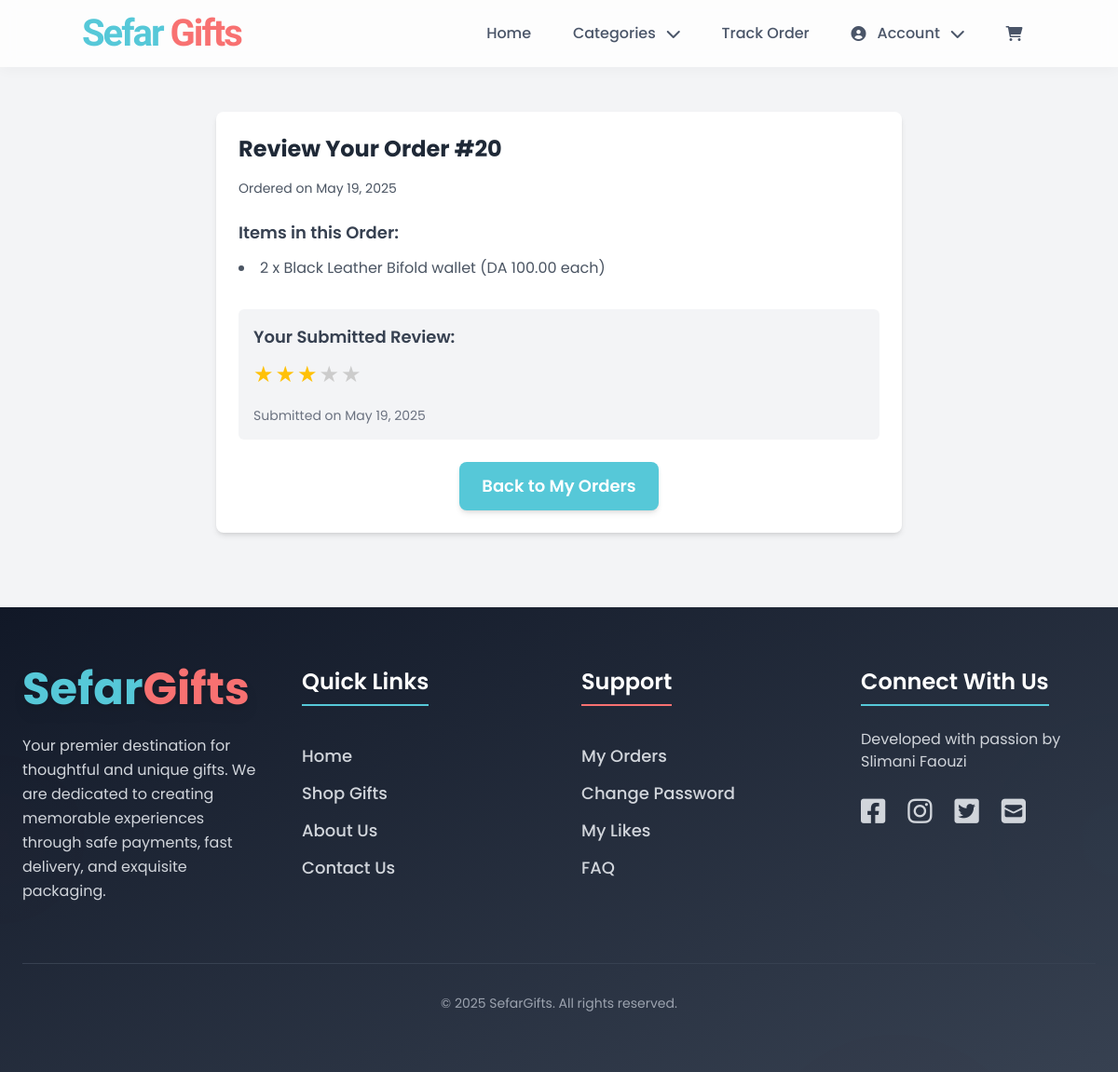
Before: /review.php?order_id=20 (signed in) with the older database file.
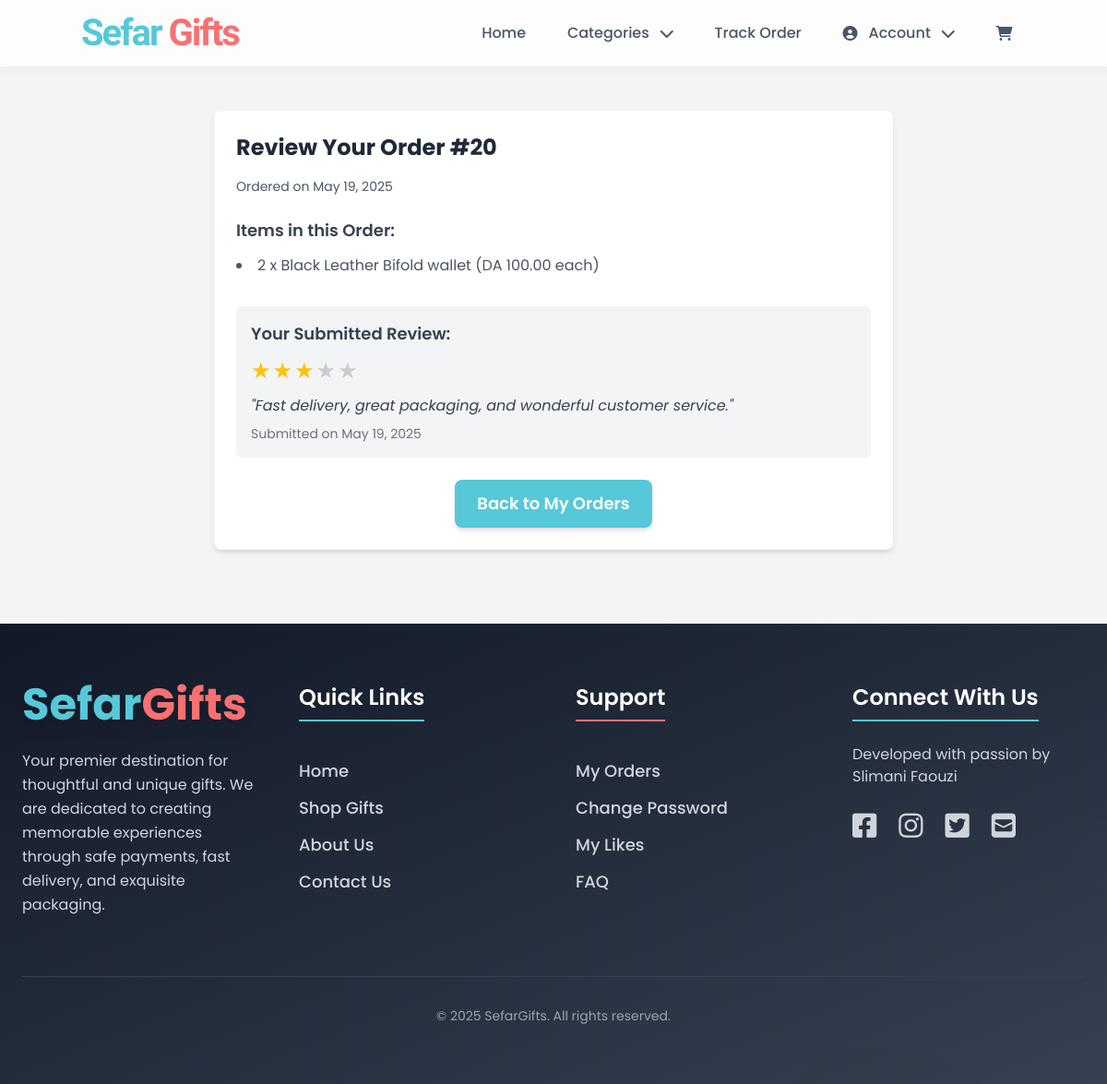
After: the same page with the newer database file.
### tables this page shows
CREATE TABLE IF NOT EXISTS `reviews` (
  `id` int NOT NULL AUTO_INCREMENT,
  `user_id` int NOT NULL,
  `order_id` int NOT NULL,
  `rating` int DEFAULT NULL,
  `comment` text,
  `created_at` timestamp NULL DEFAULT CURRENT_TIMESTAMP,
  `is_featured` tinyint(1) DEFAULT '0',
  PRIMARY KEY (`id`),
  UNIQUE KEY `uk_user_order_review` (`user_id`,`order_id`),
  KEY `idx_order_id` (`order_id`),
  KEY `idx_user_id` (`user_id`)
);

### review.php (the view, shortened to what the changed rows need)
<?php
$db = new mysqli("localhost", "root", "", "giftstore");
$db->set_charset("utf8mb4");
$user_id = $_SESSION["id"] ?? null;
$order_id = $_GET['order_id'] ?? null;
$order_details = null;
$existing_review = null;
$error_message = '';
if ($order_id) {
    $stmt_order = $db->prepare("SELECT id, created_at, total_price, order_status FROM orders WHERE id = ? AND user_id = ?");
    if (!$stmt_order) {
        error_log("Review Page Error: Fetch order prepare failed: " . $db->error);
        $error_message = "An error occurred fetching order details.";
    } else {
        $stmt_order->bind_param("ii", $order_id, $user_id);
        $stmt_order->execute();
        $result_order = $stmt_order->get_result();
        if ($result_order->num_rows > 0) {
            $order_details = $result_order->fetch_assoc();
            if (strtolower($order_details['order_status']) !== 'completed') {
                $error_message = "This order is not yet completed and cannot be reviewed.";
                $order_details = null;
                error_log("Review Page Error: Attempted to review non-completed order ID: $order_id for user ID: $user_id");
            } else {
                $stmt_existing_review = $db->prepare("SELECT rating, comment, created_at FROM reviews WHERE user_id = ? AND order_id = ?");
                if (!$stmt_existing_review) {
                    error_log("Review Page Error: Check existing review prepare failed: " . $db->error);
                } else {
                    $stmt_existing_review->bind_param("ii", $user_id, $order_id);
                    $stmt_existing_review->execute();
                    $result_existing_review = $stmt_existing_review->get_result();
                    if ($result_existing_review->num_rows > 0) {
                        $existing_review = $result_existing_review->fetch_assoc();
                    }
                }
            }
        } else {
            $error_message = "Order not found or does not belong to you.";
            error_log("Review Page Error: Order ID ($order_id) not found or user mismatch for user ID: " . ($user_id ?? 'NULL'));
        }
    }
} else {
    $error_message = "No order specified for review.";
    error_log("Review Page Error: No order_id provided for user ID: " . ($user_id ?? 'NULL'));
}
?>
<!DOCTYPE html>
<html lang="en">
<head>
    <script src="https://cdn.tailwindcss.com"></script>
</head>
<body class="bg-gray-100 antialiased">
    <?php include("navbar.php"); ?>
    <div class="max-w-3xl mx-auto px-4 py-12">
        <?php if ($order_details && empty($error_message)):  ?>
            <div class="bg-white p-6 rounded-lg shadow-md mb-8">
                <h1 class="text-2xl font-bold text-gray-800 mb-4">Review Your Order #<?= htmlspecialchars($order_details['id']) ?></h1>
                <?php if ($existing_review): ?>
                    <div class="mt-8 p-4 bg-gray-100 rounded-md">
                        <h3 class="text-lg font-semibold text-gray-700 mb-2">Your Submitted Review:</h3>
                        <div class="static-rating mb-2">
                            <?php
                            $filled_stars = $existing_review['rating'];
                            $empty_stars = 5 - $filled_stars;
                            echo str_repeat('★', $filled_stars);
                            echo str_repeat('<span class="empty-star">★</span>', $empty_stars);
                            ?>
                        </div>
                        <?php if (!empty($existing_review['comment'])):  ?>
                             <p class="text-gray-700 italic">"<?= nl2br(htmlspecialchars($existing_review['comment'])) ?>"</p>
                        <?php endif; ?>
                         <p class="text-sm text-gray-500 mt-2">Submitted on <?= date('F j, Y', strtotime($existing_review['created_at'])) ?></p>
                    </div>
                     <div class="mt-6 text-center">
                         <a href="my_account.php#orders" class="inline-block bg-turquoise-primary hover:bg-cyan-700 text-white px-6 py-3 rounded-lg text-lg font-semibold transition-colors shadow-md">
                            Back to My Orders
                        </a>
                     </div>
                <?php endif; ?>
            </div>
        <?php endif; ?>
    </div>
    <?php include("footer.php"); ?>
</body>
</html>

### footer.php (shortened to what the changed rows need)
<footer class="bg-gradient-to-br from-gray-900 to-gray-700 text-white py-16 px-6 relative overflow-hidden">
  <div class="absolute inset-0 z-0 opacity-10">
  </div>
</footer>

Changed rows visible on the page:
changed reviews: comment (not shown) → "Fast delivery, great packaging, and wonderful customer service."
